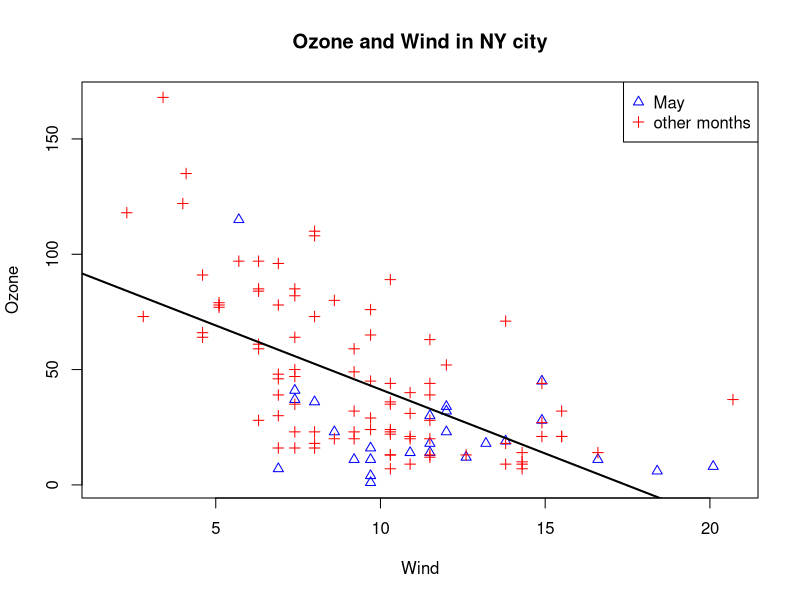
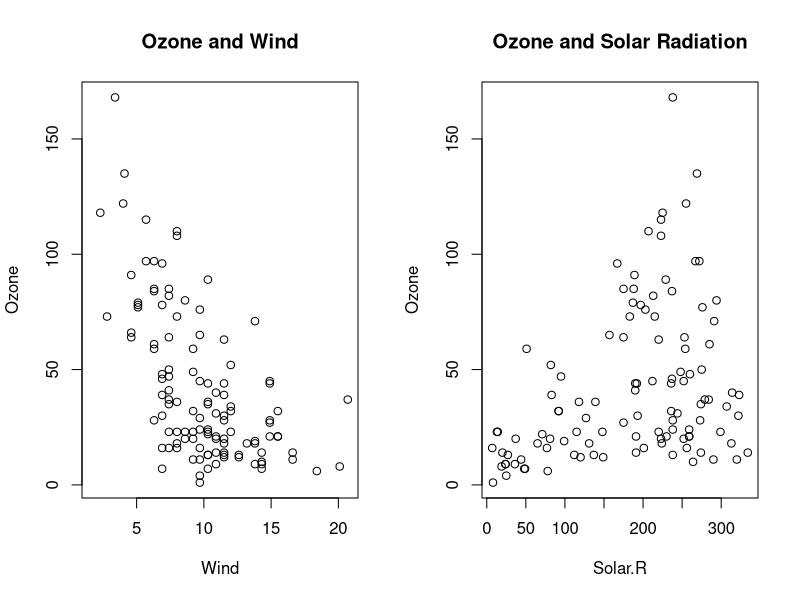
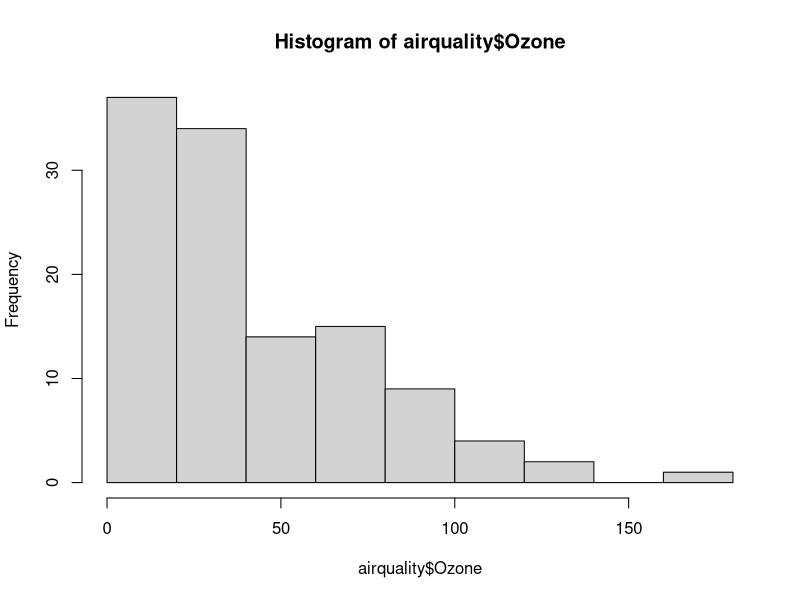
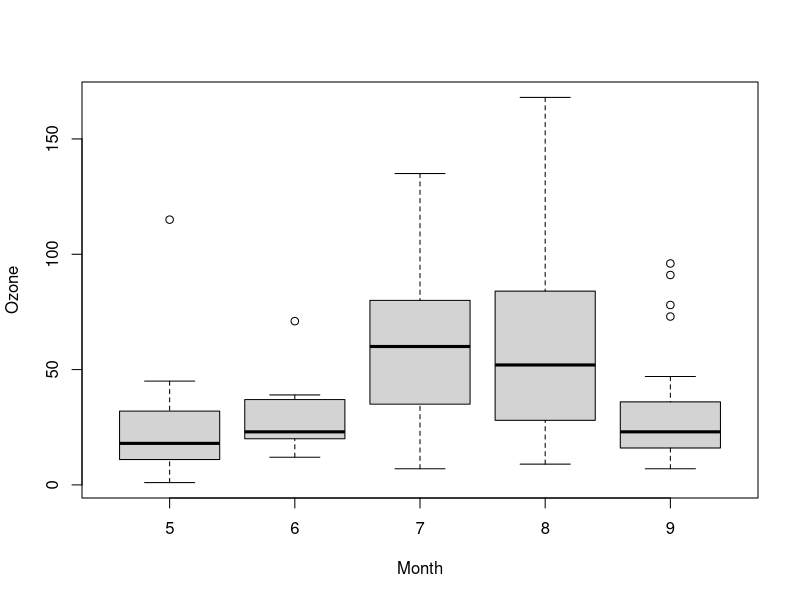
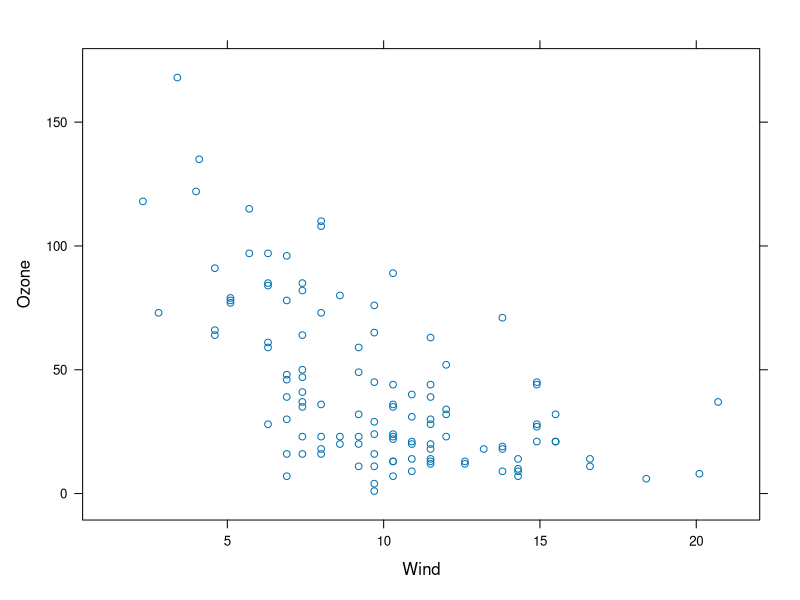
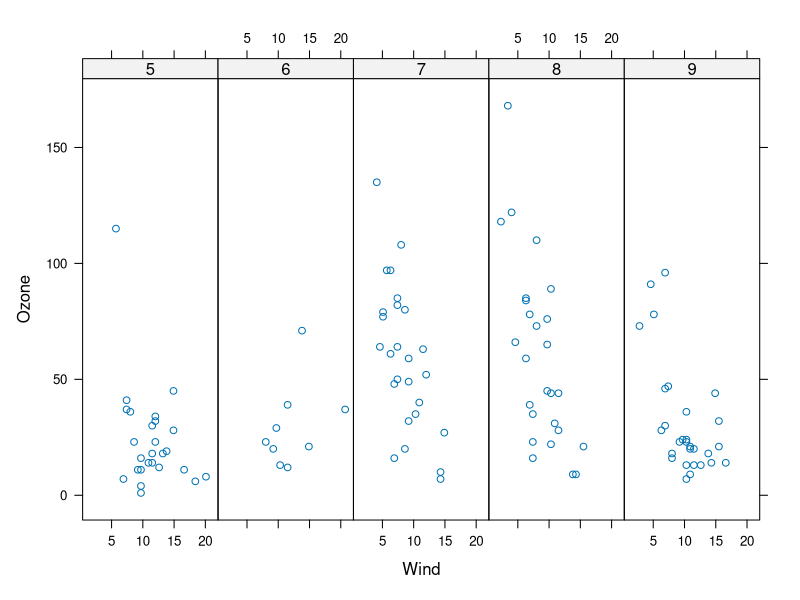
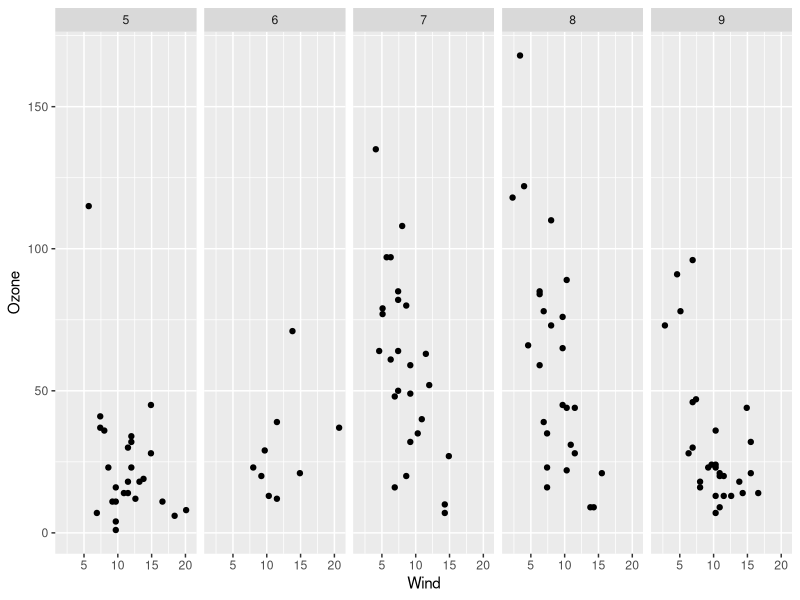
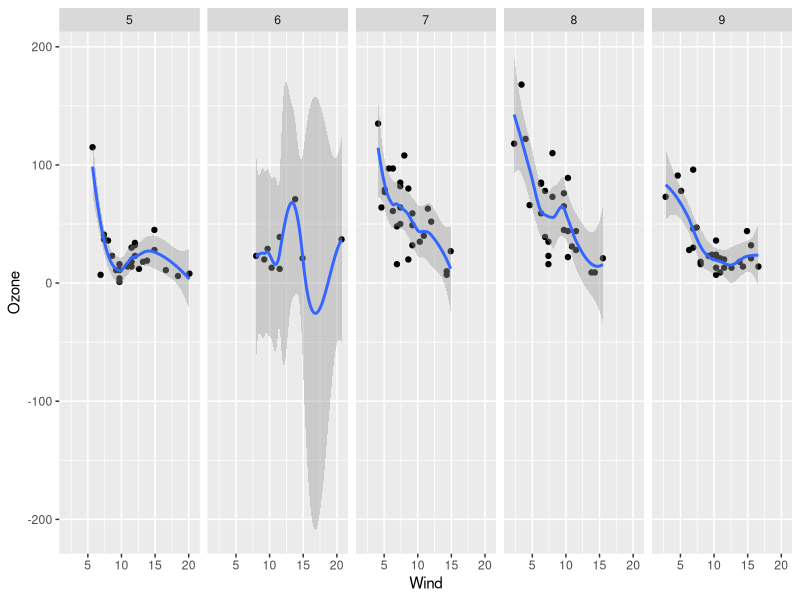

Write the R code that produced these figures, in order.
## ---- chunk 1
data(airquality)
par(mfrow=c(1,1)) # single pane plot
# create a base plot but suppress output
with(airquality,plot(Wind,Ozone,main="Ozone and Wind in NY city",type="n"))
# add points based on conditions > here month of May Vs all other 
with(subset(airquality,Month==5),points(Wind,Ozone,col="blue", pch=2))
with(subset(airquality,Month!=5),points(Wind,Ozone,col="red",pch=3))
# add legend
legend("topright",col=c("blue","red"),pch=c(2,3) ,legend=c("May","other months"))

# Fit a linear regression line
model<-lm(Ozone~Wind,airquality)
# add line to the plot
abline(model,lwd=2)
## ---- chunk 2
par(mfrow=c(1,2)) # setting up a two panel plot
with(airquality,{
        
        plot(Wind,Ozone,main="Ozone and Wind")
        plot(Solar.R,Ozone,main="Ozone and Solar Radiation")
        
})

## ---- chunk 3
par(mfrow=c(1,1)) # Single plot
hist(airquality$Ozone)

## ---- chunk 4
par(mfrow=c(1,1)) # Single plot
testdf<-transform(airquality,Month=factor(Month))
boxplot(Ozone~Month,testdf)
## ---- chunk 5

library("lattice")
data(airquality)
xyplot(Ozone~Wind,data=airquality) # basic scatter plot
testdf<-airquality
testdf<-transform(testdf,Month=factor(Month))

# scatter plot by month
xyplot(Ozone~Wind|Month,data=testdf,layout=c(5,1))



## ---- chunk 6

library(ggplot2)
qplot(Wind,Ozone,data=testdf,facets=.~Month)
# testdf has been defined before with months as factors

## ---- chunk 7

qplot(Wind,Ozone,data=testdf,facets=.~Month, geom=c("point","smooth"))
# the default smoother is "loess"

## ---- chunk 8

qplot(Wind,Ozone,data=testdf,facets=.~Month, geom=c("point","smooth"), method="lm")
# changing the smoothing method to  "linear model"

## ---- chunk 9

data(iris) # loading iris dataset
qplot(Sepal.Length,Sepal.Width, data=iris,col=Species, geom=c("point","smooth"))
# colors are based on values of species
# also added a default loess smoother

## ---- chunk 10

qplot(Sepal.Length,data=iris,facets=.~Species)
# histogram is based on length of Sepals

## ---- chunk 11

qplot(Sepal.Length,data=iris,fill=Species)
# the histogram color is controlled by parameter fill which varies based on species

## ---- chunk 12

qplot(Sepal.Length,data=iris,geom="density")

## ---- chunk 13

qplot(Sepal.Length,data=iris,geom="density", col=Species)

